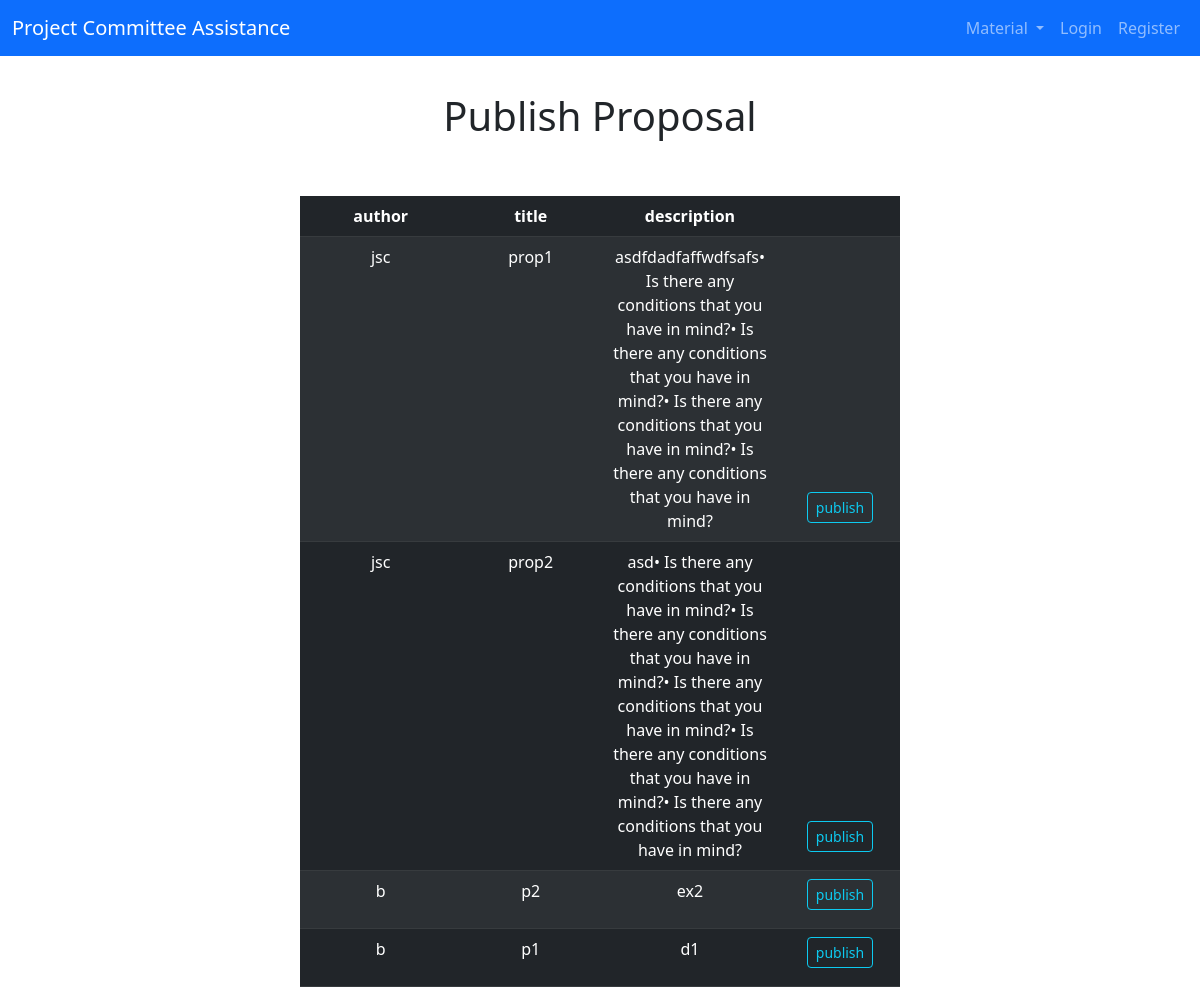
The app's page /publish_proposal, older data.
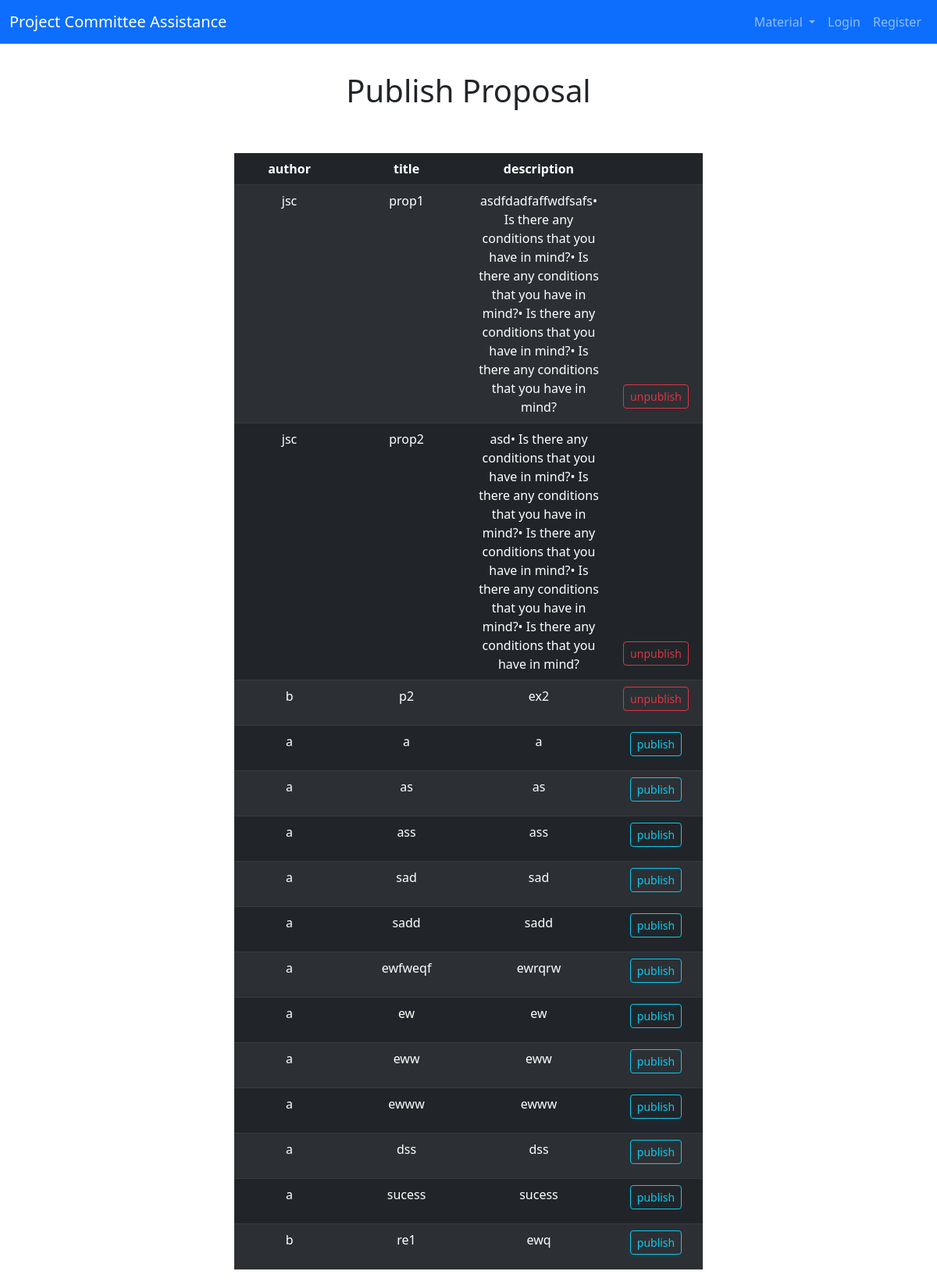
The same page, newer data.
### app/models.py (models this page shows, shortened)
class User(UserMixin,db.Model):
    id = db.Column(db.Integer, primary_key=True)
    username = db.Column(db.String(64), index=True, unique=True, nullable=False)
    email = db.Column(db.String(120), index=True, unique=True, nullable=False)
    password_hash = db.Column(db.String(128), nullable=False)
    admin = db.Column(db.Boolean, default=False)
    faculty = db.Column(db.Boolean, default=False)
    student = db.Column(db.Boolean, default=False)
    leader = db.Column(db.Boolean, default=False)
    sId = db.Column(db.Integer)
    gpa = db.Column(db.Float)
    member = db.Column(db.Integer, db.ForeignKey('group.id'))
    author = db.relationship('Proposal', backref='user', lazy=True)

class Proposal(db.Model):
    id = db.Column(db.Integer, primary_key=True,)
    title = db.Column(db.String(64), index=True, unique=True, nullable=False)
    desc = db.Column(db.String(2064), index=True, nullable=False)
    published = db.Column(db.Boolean, default=False)
    owned = db.Column(db.Boolean, default=False)
    author = db.Column(db.Integer, db.ForeignKey('user.id'))
    holder = db.Column(db.Integer, db.ForeignKey('group.id'))

### app/routes.py (the view)
@app.route('/publish_proposal', methods=['GET', 'POST'])
def publishProposal():
    proposals = Proposal.query.filter_by()
    authors = []
    for proposal in proposals:
        user = User.query.filter_by(id = proposal.author).first()
        authors.append(user.username)
    authors.reverse()
    return render_template("publish_proposal.html", title='Publish Proposal', proposals = proposals, authors = authors)

### app/templates/publish_proposal.html
{% extends "base.html" %}
{% block content %}
<h1 class="d-flex aligns-items-center justify-content-center header" style= "margin-top: 3%;">Publish Proposal</h1>
<br>
<br>
{%if proposals %}
<div class="text-center" style="margin-left : 25% ;width: 50%;">
    <table class="table d-table table-dark table-striped">
        <thead>
            <tr>
            <th scope="col">author</th>
            <th scope="col">title</th>
            <th scope="col">description</th>
            <th scope="col" style="width: 20%;"></th>
            </tr>
        </thead>
        <tbody>
            {% for proposal in proposals %}
            <tr>
                <td>{{ authors.pop() }}</td>
                <td>{{ proposal.title }}</td>
                <td style="width: 30%; word-break: break-word;">{{ proposal.desc }}</td>
                {%if not proposal.published %}
                <td style="vertical-align: bottom;">
                    <a href="{{ url_for('publishProposals', id=proposal.id) }}" class="btn btn-outline-info btn-sm" style="margin-bottom: 10px;">publish</a>
                </td>
                {% else %}
                <td style="vertical-align: bottom;">
                    <a href="{{ url_for('publishProposals', id=proposal.id) }}" class="btn btn-outline-danger btn-sm" style="margin-bottom: 10px;">unpublish</a>
                </td>
                {% endif %}
            </tr>
            {% endfor %}
        </tbody>
    </table>
    </div>
{% endif %}
{% endblock %}

### app/templates/base.html (shortened to what this page needs)
<!DOCTYPE html>
<html>
    <head>
        <link href="https://cdn.jsdelivr.net/npm/bootstrap@5.3.0-alpha1/dist/css/bootstrap.min.css" rel="stylesheet">
    </head>
    <body>
        <nav class="navbar navbar-expand-lg navbar-dark bg-primary">
            <div class="container-fluid">
              <a class="navbar-brand" href="{{ url_for('index') }}">Project Committee Assistance</a>
              <div class="collapse navbar-collapse" id="navbarSupportedContent">
                <ul class="navbar-nav ms-auto mb-2 mb-lg-0">
                  <li class="nav-item dropdown">
                    <a class="nav-link dropdown-toggle" href="#" role="button" data-bs-toggle="dropdown" aria-expanded="false">
                      Material
                    </a>
                  </li>
                  {% if current_user.is_anonymous %}
                  <li class="nav-item">
                    <a class="nav-link" href="{{ url_for('loginChoice') }}" >Login</a>
                  </li>
                  <li class="nav-item">
                    <a class="nav-link" href="{{ url_for('registerChoice') }}" >Register</a>
                  </li>
                {% endif %}
                </ul>
              </div>
            </div>
          </nav>
        {% block content %}{% endblock %}
    </body>
</html>

Row changes from the older to the newer data that the page shows:
removed Proposal: pop "b", title "p1", desc "d1"
changed Proposal "prop1": published "publish" → "unpublish"
changed Proposal "prop2": published "publish" → "unpublish"
changed Proposal "ex2": published "publish" → "unpublish"
added Proposal: pop "a", title "a", desc "a"
added Proposal: pop "a", title "as", desc "as"
added Proposal: pop "a", title "ass", desc "ass"
added Proposal: pop "a", title "sad", desc "sad"
added Proposal: pop "a", title "sadd", desc "sadd"
added Proposal: pop "a", title "ewfweqf", desc "ewrqrw"
added Proposal: pop "a", title "ew", desc "ew"
added Proposal: pop "a", title "eww", desc "eww"
added Proposal: pop "a", title "ewww", desc "ewww"
added Proposal: pop "a", title "dss", desc "dss"
added Proposal: pop "a", title "sucess", desc "sucess"
added Proposal: pop "b", title "re1", desc "ewq"
